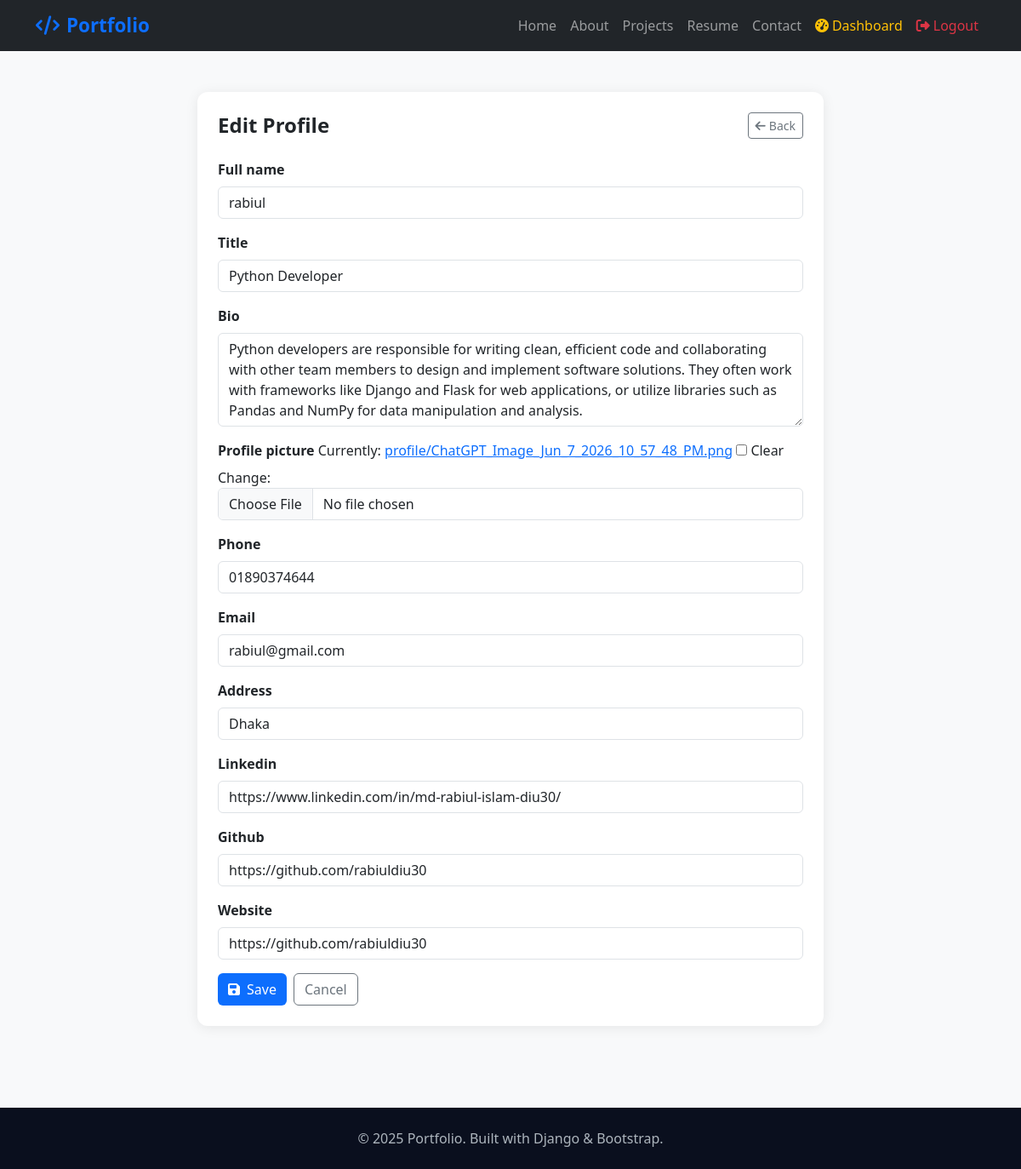
The app's page /dashboard/profile/ (signed in) with its own data.
### portfolio/models.py (models this page shows, shortened)
class Profile(models.Model):
    user = models.OneToOneField(User, on_delete=models.CASCADE)
    full_name = models.CharField(max_length=200)
    title = models.CharField(max_length=200, blank=True)
    bio = models.TextField(blank=True)
    profile_picture = models.ImageField(upload_to='profile/', blank=True, null=True)
    phone = models.CharField(max_length=20, blank=True)
    email = models.EmailField(blank=True)
    address = models.CharField(max_length=300, blank=True)
    linkedin = models.URLField(blank=True)
    github = models.URLField(blank=True)
    website = models.URLField(blank=True)

### portfolio/views.py (the view)
# urls.py: path('dashboard/profile/', views.edit_profile, name='edit_profile'),
@login_required
def edit_profile(request):
    profile, _ = Profile.objects.get_or_create(
        user=request.user,
        defaults={'full_name': request.user.username}
    )
    form = ProfileForm(request.POST or None, request.FILES or None, instance=profile)
    if request.method == 'POST' and form.is_valid():
        form.save()
        messages.success(request, 'Profile updated!')
        return redirect('dashboard')
    return render(request, 'portfolio/dashboard_form.html', {
        'form': form, 'title': 'Edit Profile'
    })

### portfolio/forms.py
class ProfileForm(forms.ModelForm):
    class Meta:
        model = Profile
        exclude = ['user']
        widgets = {f: forms.TextInput(attrs={'class': 'form-control'}) for f in
                   ['full_name', 'title', 'phone', 'email', 'address', 'linkedin', 'github', 'website']}
    def __init__(self, *args, **kwargs):
        super().__init__(*args, **kwargs)
        self.fields['bio'].widget = forms.Textarea(attrs={'class': 'form-control', 'rows': 4})
        self.fields['profile_picture'].widget.attrs.update({'class': 'form-control'})

### portfolio/templates/portfolio/dashboard_form.html (shortened to what this page needs)
{% extends 'portfolio/base.html' %}
{% block content %}
<div class="container py-5">
  <div class="row justify-content-center">
    <div class="col-md-8">
      <div class="card p-4">
        <div class="d-flex justify-content-between align-items-center mb-4">
          <h4 class="fw-bold mb-0">{{ title }}</h4>
          <a href="{% url 'dashboard' %}" class="btn btn-outline-secondary btn-sm"><i class="fas fa-arrow-left me-1"></i>Back</a>
        </div>
        <form method="post" enctype="multipart/form-data">
          {% for field in form %}
          <div class="mb-3">
            <label class="form-label fw-semibold">{{ field.label }}</label>
            {{ field }}
          </div>
          {% endfor %}
          <div class="d-flex gap-2">
            <button type="submit" class="btn btn-primary"><i class="fas fa-save me-2"></i>Save</button>
            <a href="{% url 'dashboard' %}" class="btn btn-outline-secondary">Cancel</a>
          </div>
        </form>
      </div>
    </div>
  </div>
</div>
{% endblock %}

### portfolio/templates/portfolio/base.html (style rules this page uses)
:root { --primary: #0d6efd; --dark: #0a0f1e; }
body { font-family: 'Segoe UI', sans-serif; background: #f8f9fa; }
.btn-primary { background: var(--primary); border: none; }
.card { border: none; box-shadow: 0 2px 15px rgba(0,0,0,.08); border-radius: 12px; }

### records on screen
Profile: form "rabiul" "Python Developer" "Python developers are responsible for writing clean, efficient code and collaborating with other team members to design and implement software solutions. They often work with frameworks like Django and Flask for web applications, or utilize libraries such as Pandas and NumPy for data manipulation and analysis." "01890374644" "rabiul@gmail.com" "Dhaka" "https://www.linkedin.com/in/md-rabiul-islam-diu30/" "https://github.com/rabiuldiu30" "https://github.com/rabiuldiu30"

### other values on screen
{{ title }} "Edit Profile"
{{ field.label }} "Full name" "Title" "Bio" "Profile picture" "Phone" "Email" "Address" "Linkedin" "Github" "Website"
